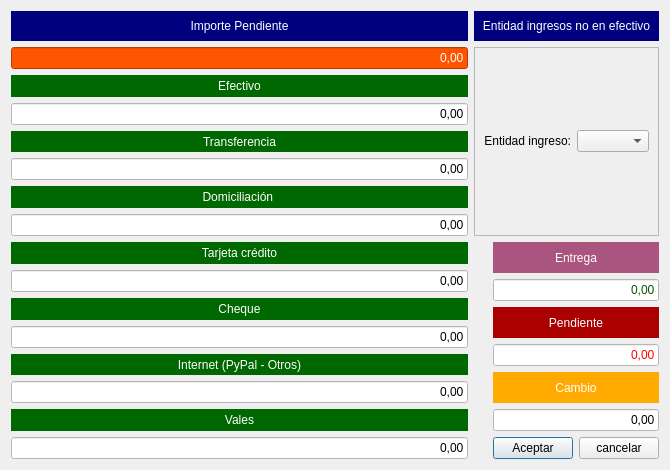
<?xml version="1.0" encoding="UTF-8"?>
<ui version="4.0">
 <class>FrmGestionCobros2</class>
 <widget class="QDialog" name="FrmGestionCobros2">
  <property name="geometry">
   <rect>
    <x>0</x>
    <y>0</y>
    <width>670</width>
    <height>470</height>
   </rect>
  </property>
  <property name="windowTitle">
   <string>Desglose de cobro</string>
  </property>
  <property name="windowIcon">
   <iconset resource="../maya.qrc">
    <normaloff>:/Icons/PNG/redfox.png</normaloff>:/Icons/PNG/redfox.png</iconset>
  </property>
  <layout class="QGridLayout" name="gridLayout">
   <item row="0" column="1">
    <widget class="QLabel" name="label">
     <property name="maximumSize">
      <size>
       <width>16777215</width>
       <height>30</height>
      </size>
     </property>
     <property name="styleSheet">
      <string notr="true">background-color: rgb(0, 0, 127);
font: 14pt &quot;Sans Serif&quot;;
color: rgb(255, 255, 255);</string>
     </property>
     <property name="text">
      <string>Importe Pendiente</string>
     </property>
     <property name="alignment">
      <set>Qt::AlignCenter</set>
     </property>
    </widget>
   </item>
   <item row="1" column="1" rowspan="3">
    <layout class="QVBoxLayout" name="verticalLayout">
     <item>
      <widget class="QLineEdit" name="txtImporte_pendiente">
       <property name="focusPolicy">
        <enum>Qt::NoFocus</enum>
       </property>
       <property name="styleSheet">
        <string notr="true">font: 14pt &quot;Sans Serif&quot;;
color: rgb(255, 255, 255);
background-color: rgb(255, 85, 0);</string>
       </property>
       <property name="text">
        <string>0,00</string>
       </property>
       <property name="alignment">
        <set>Qt::AlignRight|Qt::AlignTrailing|Qt::AlignVCenter</set>
       </property>
       <property name="readOnly">
        <bool>true</bool>
       </property>
      </widget>
     </item>
     <item>
      <widget class="QLabel" name="label_2">
       <property name="styleSheet">
        <string notr="true">background-color: rgb(0, 104, 0);
color: rgb(255, 255, 255);</string>
       </property>
       <property name="text">
        <string>Efectivo</string>
       </property>
       <property name="alignment">
        <set>Qt::AlignCenter</set>
       </property>
      </widget>
     </item>
     <item>
      <widget class="QLineEdit" name="txtEfectivo">
       <property name="styleSheet">
        <string notr="true">font: 14pt &quot;Sans Serif&quot;;
color: rgb(0, 0, 0);
background-color: rgb(255, 255, 255);</string>
       </property>
       <property name="text">
        <string>0,00</string>
       </property>
       <property name="alignment">
        <set>Qt::AlignRight|Qt::AlignTrailing|Qt::AlignVCenter</set>
       </property>
      </widget>
     </item>
     <item>
      <widget class="QLabel" name="label_3">
       <property name="styleSheet">
        <string notr="true">background-color: rgb(0, 104, 0);
color: rgb(255, 255, 255);</string>
       </property>
       <property name="text">
        <string>Transferencia</string>
       </property>
       <property name="alignment">
        <set>Qt::AlignCenter</set>
       </property>
      </widget>
     </item>
     <item>
      <widget class="QLineEdit" name="txtTransferencia">
       <property name="styleSheet">
        <string notr="true">font: 14pt &quot;Sans Serif&quot;;
color: rgb(0, 0, 0);
background-color: rgb(255, 255, 255);</string>
       </property>
       <property name="text">
        <string>0,00</string>
       </property>
       <property name="alignment">
        <set>Qt::AlignRight|Qt::AlignTrailing|Qt::AlignVCenter</set>
       </property>
      </widget>
     </item>
     <item>
      <widget class="QLabel" name="label_14">
       <property name="styleSheet">
        <string notr="true">background-color: rgb(0, 104, 0);
color: rgb(255, 255, 255);</string>
       </property>
       <property name="text">
        <string>Domiciliación </string>
       </property>
       <property name="alignment">
        <set>Qt::AlignCenter</set>
       </property>
      </widget>
     </item>
     <item>
      <widget class="QLineEdit" name="txtDomiciliacion">
       <property name="styleSheet">
        <string notr="true">font: 14pt &quot;Sans Serif&quot;;
color: rgb(0, 0, 0);
background-color: rgb(255, 255, 255);</string>
       </property>
       <property name="text">
        <string>0,00</string>
       </property>
       <property name="alignment">
        <set>Qt::AlignRight|Qt::AlignTrailing|Qt::AlignVCenter</set>
       </property>
      </widget>
     </item>
     <item>
      <widget class="QLabel" name="label_4">
       <property name="styleSheet">
        <string notr="true">background-color: rgb(0, 104, 0);
color: rgb(255, 255, 255);</string>
       </property>
       <property name="text">
        <string>Tarjeta crédito</string>
       </property>
       <property name="alignment">
        <set>Qt::AlignCenter</set>
       </property>
      </widget>
     </item>
     <item>
      <widget class="QLineEdit" name="txtTarjeta">
       <property name="styleSheet">
        <string notr="true">font: 14pt &quot;Sans Serif&quot;;
color: rgb(0, 0, 0);
background-color: rgb(255, 255, 255);</string>
       </property>
       <property name="text">
        <string>0,00</string>
       </property>
       <property name="alignment">
        <set>Qt::AlignRight|Qt::AlignTrailing|Qt::AlignVCenter</set>
       </property>
      </widget>
     </item>
     <item>
      <widget class="QLabel" name="label_5">
       <property name="styleSheet">
        <string notr="true">background-color: rgb(0, 104, 0);
color: rgb(255, 255, 255);</string>
       </property>
       <property name="text">
        <string>Cheque</string>
       </property>
       <property name="alignment">
        <set>Qt::AlignCenter</set>
       </property>
      </widget>
     </item>
     <item>
      <widget class="QLineEdit" name="txtCheque">
       <property name="styleSheet">
        <string notr="true">font: 14pt &quot;Sans Serif&quot;;
color: rgb(0, 0, 0);
background-color: rgb(255, 255, 255);</string>
       </property>
       <property name="text">
        <string>0,00</string>
       </property>
       <property name="alignment">
        <set>Qt::AlignRight|Qt::AlignTrailing|Qt::AlignVCenter</set>
       </property>
      </widget>
     </item>
     <item>
      <widget class="QLabel" name="label_6">
       <property name="styleSheet">
        <string notr="true">background-color: rgb(0, 104, 0);
color: rgb(255, 255, 255);</string>
       </property>
       <property name="text">
        <string>Internet (PyPal - Otros)</string>
       </property>
       <property name="alignment">
        <set>Qt::AlignCenter</set>
       </property>
      </widget>
     </item>
     <item>
      <widget class="QLineEdit" name="txtInternet">
       <property name="styleSheet">
        <string notr="true">font: 14pt &quot;Sans Serif&quot;;
color: rgb(0, 0, 0);
background-color: rgb(255, 255, 255);</string>
       </property>
       <property name="text">
        <string>0,00</string>
       </property>
       <property name="alignment">
        <set>Qt::AlignRight|Qt::AlignTrailing|Qt::AlignVCenter</set>
       </property>
      </widget>
     </item>
     <item>
      <widget class="QLabel" name="label_11">
       <property name="styleSheet">
        <string notr="true">background-color: rgb(0, 104, 0);
color: rgb(255, 255, 255);</string>
       </property>
       <property name="text">
        <string>Vales</string>
       </property>
       <property name="alignment">
        <set>Qt::AlignCenter</set>
       </property>
      </widget>
     </item>
     <item>
      <widget class="QLineEdit" name="txtVale">
       <property name="styleSheet">
        <string notr="true">font: 14pt &quot;Sans Serif&quot;;
color: rgb(0, 0, 0);
background-color: rgb(255, 255, 255);</string>
       </property>
       <property name="text">
        <string>0,00</string>
       </property>
       <property name="alignment">
        <set>Qt::AlignRight|Qt::AlignTrailing|Qt::AlignVCenter</set>
       </property>
      </widget>
     </item>
    </layout>
   </item>
   <item row="2" column="3" colspan="2">
    <layout class="QVBoxLayout" name="verticalLayout_2">
     <item>
      <widget class="QLabel" name="label_10">
       <property name="styleSheet">
        <string notr="true">background-color: rgb(170, 85, 127);
color: rgb(255, 255, 255);</string>
       </property>
       <property name="text">
        <string>Entrega</string>
       </property>
       <property name="alignment">
        <set>Qt::AlignCenter</set>
       </property>
      </widget>
     </item>
     <item>
      <widget class="QLineEdit" name="txtEntrega">
       <property name="focusPolicy">
        <enum>Qt::NoFocus</enum>
       </property>
       <property name="styleSheet">
        <string notr="true">font: 14pt &quot;Sans Serif&quot;;
color: rgb(0, 85, 0);
background-color: rgb(255, 255, 255);</string>
       </property>
       <property name="text">
        <string>0,00</string>
       </property>
       <property name="alignment">
        <set>Qt::AlignRight|Qt::AlignTrailing|Qt::AlignVCenter</set>
       </property>
       <property name="readOnly">
        <bool>true</bool>
       </property>
      </widget>
     </item>
     <item>
      <widget class="QLabel" name="label_7">
       <property name="styleSheet">
        <string notr="true">background-color: rgb(170, 0, 0);
color: rgb(255, 255, 255);</string>
       </property>
       <property name="text">
        <string>Pendiente</string>
       </property>
       <property name="alignment">
        <set>Qt::AlignCenter</set>
       </property>
      </widget>
     </item>
     <item>
      <widget class="QLineEdit" name="txtPendiente">
       <property name="focusPolicy">
        <enum>Qt::NoFocus</enum>
       </property>
       <property name="styleSheet">
        <string notr="true">font: 14pt &quot;Sans Serif&quot;;
color: rgb(255, 0, 0);
background-color: rgb(255, 255, 255);</string>
       </property>
       <property name="text">
        <string>0,00</string>
       </property>
       <property name="alignment">
        <set>Qt::AlignRight|Qt::AlignTrailing|Qt::AlignVCenter</set>
       </property>
       <property name="readOnly">
        <bool>true</bool>
       </property>
      </widget>
     </item>
     <item>
      <widget class="QLabel" name="label_8">
       <property name="styleSheet">
        <string notr="true">background-color: rgb(255, 170, 0);
color: rgb(255, 255, 255);</string>
       </property>
       <property name="text">
        <string>Cambio</string>
       </property>
       <property name="alignment">
        <set>Qt::AlignCenter</set>
       </property>
      </widget>
     </item>
     <item>
      <widget class="QLineEdit" name="txtCambio">
       <property name="focusPolicy">
        <enum>Qt::NoFocus</enum>
       </property>
       <property name="styleSheet">
        <string notr="true">font: 14pt &quot;Sans Serif&quot;;
color: rgb(0, 0, 0);
background-color: rgb(255, 255, 255);</string>
       </property>
       <property name="text">
        <string>0,00</string>
       </property>
       <property name="alignment">
        <set>Qt::AlignRight|Qt::AlignTrailing|Qt::AlignVCenter</set>
       </property>
       <property name="readOnly">
        <bool>true</bool>
       </property>
      </widget>
     </item>
    </layout>
   </item>
   <item row="3" column="3">
    <widget class="QPushButton" name="btnAceptar">
     <property name="text">
      <string>Aceptar</string>
     </property>
     <property name="icon">
      <iconset resource="../maya.qrc">
       <normaloff>:/Icons/PNG/OK.png</normaloff>:/Icons/PNG/OK.png</iconset>
     </property>
    </widget>
   </item>
   <item row="3" column="4">
    <widget class="QPushButton" name="btnCancelar">
     <property name="text">
      <string>cancelar</string>
     </property>
     <property name="icon">
      <iconset resource="../maya.qrc">
       <normaloff>:/Icons/PNG/Delete.png</normaloff>:/Icons/PNG/Delete.png</iconset>
     </property>
    </widget>
   </item>
   <item row="1" column="2" colspan="3">
    <widget class="QFrame" name="frame">
     <property name="frameShape">
      <enum>QFrame::StyledPanel</enum>
     </property>
     <property name="frameShadow">
      <enum>QFrame::Raised</enum>
     </property>
     <layout class="QGridLayout" name="gridLayout_3">
      <item row="0" column="1">
       <widget class="QComboBox" name="cboEntidad"/>
      </item>
      <item row="0" column="0">
       <widget class="QLabel" name="label_13">
        <property name="text">
         <string>Entidad ingreso:</string>
        </property>
        <property name="alignment">
         <set>Qt::AlignRight|Qt::AlignTrailing|Qt::AlignVCenter</set>
        </property>
       </widget>
      </item>
     </layout>
    </widget>
   </item>
   <item row="0" column="2" colspan="3">
    <widget class="QLabel" name="label_12">
     <property name="styleSheet">
      <string notr="true">background-color: rgb(0, 0, 127);
font: 14pt &quot;Sans Serif&quot;;
color: rgb(255, 255, 255);</string>
     </property>
     <property name="text">
      <string>Entidad ingresos no en efectivo</string>
     </property>
     <property name="alignment">
      <set>Qt::AlignCenter</set>
     </property>
    </widget>
   </item>
   <item row="2" column="2" rowspan="2">
    <widget class="QLabel" name="label_9">
     <property name="text">
      <string/>
     </property>
     <property name="pixmap">
      <pixmap resource="../maya.qrc">:/Icons/PNG/pagos.png</pixmap>
     </property>
    </widget>
   </item>
  </layout>
 </widget>
 <tabstops>
  <tabstop>txtEfectivo</tabstop>
  <tabstop>txtTransferencia</tabstop>
  <tabstop>txtDomiciliacion</tabstop>
  <tabstop>txtTarjeta</tabstop>
  <tabstop>txtCheque</tabstop>
  <tabstop>txtInternet</tabstop>
  <tabstop>txtVale</tabstop>
  <tabstop>cboEntidad</tabstop>
  <tabstop>btnAceptar</tabstop>
  <tabstop>btnCancelar</tabstop>
 </tabstops>
 <resources>
  <include location="../maya.qrc"/>
 </resources>
 <connections>
  <connection>
   <sender>btnCancelar</sender>
   <signal>clicked()</signal>
   <receiver>FrmGestionCobros2</receiver>
   <slot>close()</slot>
   <hints>
    <hint type="sourcelabel">
     <x>333</x>
     <y>422</y>
    </hint>
    <hint type="destinationlabel">
     <x>139</x>
     <y>409</y>
    </hint>
   </hints>
  </connection>
 </connections>
</ui>
